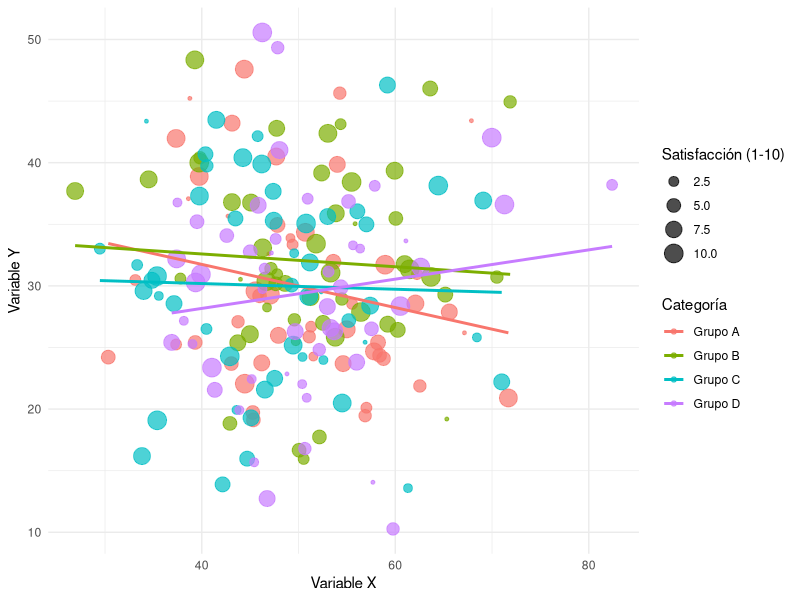

Write the R code that produced this figure.
## ---- chunk 1
#| label: fig-ejemplo
#| fig-cap: "Gráfico de ejemplo con datos ficticios"
#| fig-cap-location: bottom
#| echo: false
#| warning: false

# Cargar librerías necesarias
library(ggplot2)
library(dplyr)

# Crear datos ficticios
set.seed(123)  # Para reproducibilidad
datos_ejemplo <- data.frame(
  categoria = rep(c("Grupo A", "Grupo B", "Grupo C", "Grupo D"), each = 50),
  valor_x = rnorm(200, mean = 50, sd = 10),
  valor_y = rnorm(200, mean = 30, sd = 8),
  satisfaccion = sample(1:10, 200, replace = TRUE)
)

# Crear el gráfico
ggplot(datos_ejemplo, aes(x = valor_x, y = valor_y, color = categoria)) +
  geom_point(aes(size = satisfaccion), alpha = 0.7) +
  geom_smooth(method = "lm", se = FALSE) +
  labs(
    x = "Variable X",
    y = "Variable Y",
    color = "Categoría",
    size = "Satisfacción (1-10)"
  ) +
  theme_minimal() 
